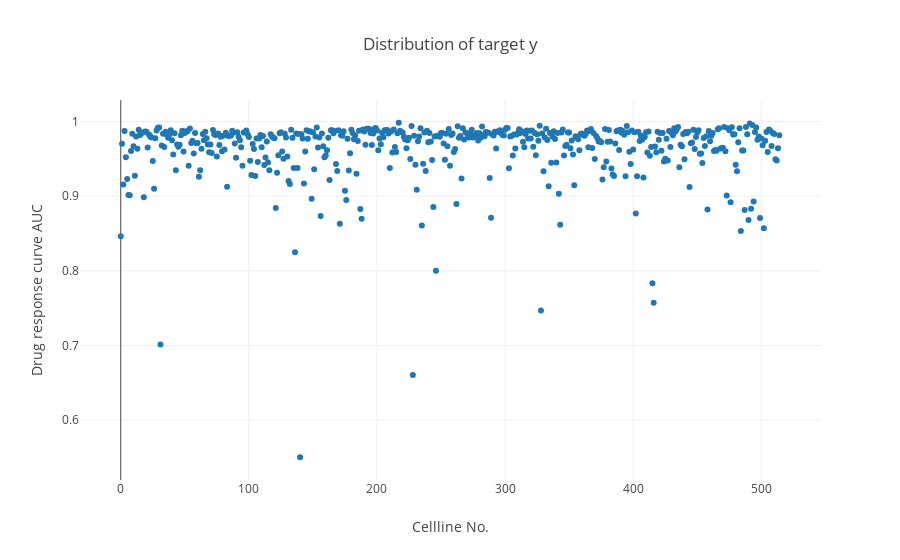

Notebook source saved alongside this figure:
### Code cell
X, y = Olaparib_1017.iloc[:, 6:].values, Olaparib_1017.iloc[:, 5].values
data1 = go.Scatter(
        y = y,
        mode = "markers",
        name = "y_ture",
)

layout = dict(
    xaxis=dict(
        title='Cellline No.'
    ),
    yaxis=dict(
        title='Drug response curve AUC'
    ),
    title="Distribution of target y"
    
)
fig = go.Figure(data=[data1], layout=layout)
iplot(fig)

# To show plot, paste the link to this GitHub notebook into http://nbviewer.jupyter.org/

### Figure 1 — Plotly figure (JSON) as saved in the notebook; plotly's stock layout.template omitted (floating-point values rounded to 4 significant figures; data arrays with more than 128 entries replaced by an {"elided": "..."} marker saying what was removed)
{"data": [{"mode": "markers", "name": "y_ture", "type": "scatter", "uid": "ce972dae-3b92-11e9-8470-acbc32846fd5", "y": {"elided": "515 float values"}}], "layout": {"title": "Distribution of target y", "xaxis": {"title": "Cellline No."}, "yaxis": {"title": "Drug response curve AUC"}}}
